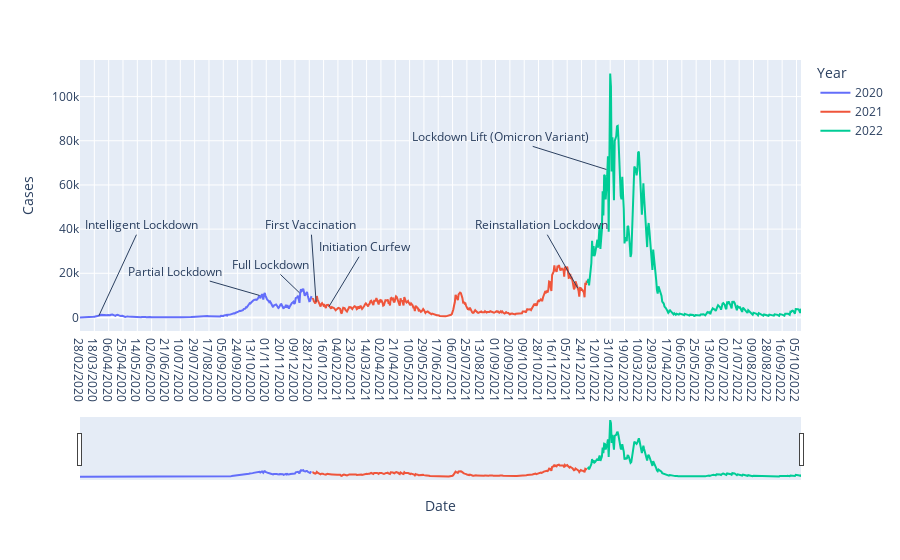

Here is the notebook cell this chart was saved with:
### Code cell
# df.plot(kind='scatter', x='Date', y='Cases', title = 'Covid cases per day')
# plt.show()
fig = px.line(df, x='Date', y='Cases', color='Year')

fig.add_annotation(x='24/03/2020', y=749, ax = '19/05/2020', ay = 42000, text = 'Intelligent Lockdown',
                  xref='x', yref='y', axref='x', ayref='y')

fig.add_annotation(x='23/10/2020', y=9972, text = 'Partial Lockdown', ax='03/07/2020', ay = 21000, 
                  xref='x', yref='y', axref='x', ayref='y')

fig.add_annotation(x='15/12/2020', y=11166, text = 'Full Lockdown', ax = '06/11/2020', ay=24000,
                  xref='x', yref='y', axref='x', ayref='y')

fig.add_annotation(x='06/01/2021', y=7087, text='First Vaccination', ax = '30/12/2020', ay = 42000,
                  xref='x', yref='y', axref='x', ayref='y')

fig.add_annotation(x='23/01/2021', y=4881, text = 'Initiation Curfew', ax = '12/03/2021', ay = 32000,
                  xref='x', yref='y', axref='x', ayref='y')

fig.add_annotation(x='19/12/2021', y=13255, text='Reinstallation Lockdown', ax = '01/11/2021', ay=42000, 
                  xref='x', yref='y', axref='x', ayref='y')
fig.add_annotation(x='26/01/2022', y=67000, text = 'Lockdown Lift (Omicron Variant)', ax = '08/09/2021', ay = 82000, 
                  xref='x', yref='y', axref='x', ayref='y')


fig.update_layout(
    xaxis=dict(
        rangeselector=dict(
            buttons=list([
                dict(count=1,
                     step="day",
                     stepmode="backward"),
            ])
        ),
        rangeslider=dict(
            visible=True
        ),
    )
)


fig.show()

### Figure 1 — Plotly figure (JSON) as saved in the notebook; plotly's stock layout.template omitted (floating-point values rounded to 4 significant figures; data arrays with more than 128 entries replaced by an {"elided": "..."} marker saying what was removed)
{"data": [{"hovertemplate": "Year=2020<br>Date=%{x}<br>Cases=%{y}<extra></extra>", "legendgroup": "2020", "line": {"color": "#636efa", "dash": "solid"}, "marker": {"symbol": "circle"}, "mode": "lines", "name": "2020", "orientation": "v", "showlegend": true, "type": "scatter", "x": {"elided": "308 str values"}, "xaxis": "x", "y": {"elided": "308 int values"}, "yaxis": "y"}, {"hovertemplate": "Year=2021<br>Date=%{x}<br>Cases=%{y}<extra></extra>", "legendgroup": "2021", "line": {"color": "#EF553B", "dash": "solid"}, "marker": {"symbol": "circle"}, "mode": "lines", "name": "2021", "orientation": "v", "showlegend": true, "type": "scatter", "x": {"elided": "365 str values"}, "xaxis": "x", "y": {"elided": "365 int values"}, "yaxis": "y"}, {"hovertemplate": "Year=2022<br>Date=%{x}<br>Cases=%{y}<extra></extra>", "legendgroup": "2022", "line": {"color": "#00cc96", "dash": "solid"}, "marker": {"symbol": "circle"}, "mode": "lines", "name": "2022", "orientation": "v", "showlegend": true, "type": "scatter", "x": {"elided": "284 str values"}, "xaxis": "x", "y": {"elided": "284 int values"}, "yaxis": "y"}], "layout": {"annotations": [{"ax": "19/05/2020", "axref": "x", "ay": 42000, "ayref": "y", "text": "Intelligent Lockdown", "x": "24/03/2020", "xref": "x", "y": 749, "yref": "y"}, {"ax": "03/07/2020", "axref": "x", "ay": 21000, "ayref": "y", "text": "Partial Lockdown", "x": "23/10/2020", "xref": "x", "y": 9972, "yref": "y"}, {"ax": "06/11/2020", "axref": "x", "ay": 24000, "ayref": "y", "text": "Full Lockdown", "x": "15/12/2020", "xref": "x", "y": 11166, "yref": "y"}, {"ax": "30/12/2020", "axref": "x", "ay": 42000, "ayref": "y", "text": "First Vaccination", "x": "06/01/2021", "xref": "x", "y": 7087, "yref": "y"}, {"ax": "12/03/2021", "axref": "x", "ay": 32000, "ayref": "y", "text": "Initiation Curfew", "x": "23/01/2021", "xref": "x", "y": 4881, "yref": "y"}, {"ax": "01/11/2021", "axref": "x", "ay": 42000, "ayref": "y", "text": "Reinstallation Lockdown", "x": "19/12/2021", "xref": "x", "y": 13255, "yref": "y"}, {"ax": "08/09/2021", "axref": "x", "ay": 82000, "ayref": "y", "text": "Lockdown Lift (Omicron Variant)", "x": "26/01/2022", "xref": "x", "y": 67000, "yref": "y"}], "legend": {"title": {"text": "Year"}, "tracegroupgap": 0}, "margin": {"t": 60}, "xaxis": {"anchor": "y", "domain": [0, 1], "rangeselector": {"buttons": [{"count": 1, "step": "day", "stepmode": "backward"}]}, "rangeslider": {"visible": true}, "title": {"text": "Date"}}, "yaxis": {"anchor": "x", "domain": [0, 1], "title": {"text": "Cases"}}}}
